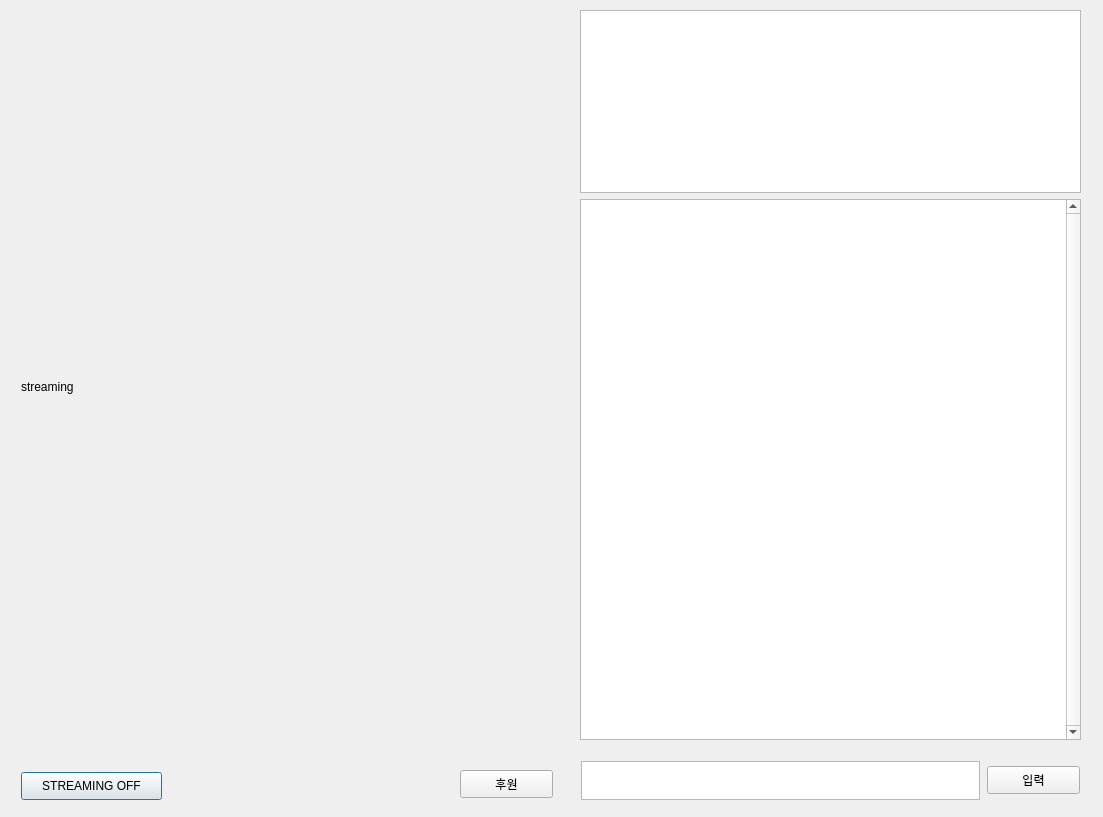
<?xml version="1.0" encoding="UTF-8"?>
<ui version="4.0">
 <class>Dialog</class>
 <widget class="QDialog" name="Dialog">
  <property name="geometry">
   <rect>
    <x>0</x>
    <y>0</y>
    <width>1103</width>
    <height>817</height>
   </rect>
  </property>
  <property name="windowTitle">
   <string>Dialog</string>
  </property>
  <property name="sizeGripEnabled">
   <bool>false</bool>
  </property>
  <widget class="QPushButton" name="on_air">
   <property name="enabled">
    <bool>true</bool>
   </property>
   <property name="geometry">
    <rect>
     <x>21</x>
     <y>772</y>
     <width>141</width>
     <height>28</height>
    </rect>
   </property>
   <property name="text">
    <string>STREAMING OFF</string>
   </property>
  </widget>
  <widget class="QLabel" name="stream_screen">
   <property name="geometry">
    <rect>
     <x>21</x>
     <y>21</y>
     <width>541</width>
     <height>731</height>
    </rect>
   </property>
   <property name="text">
    <string>streaming</string>
   </property>
  </widget>
  <widget class="QTextBrowser" name="chatbox">
   <property name="geometry">
    <rect>
     <x>580</x>
     <y>199</y>
     <width>501</width>
     <height>541</height>
    </rect>
   </property>
   <property name="verticalScrollBarPolicy">
    <enum>Qt::ScrollBarAlwaysOn</enum>
   </property>
  </widget>
  <widget class="QPushButton" name="donation_btn">
   <property name="geometry">
    <rect>
     <x>460</x>
     <y>770</y>
     <width>93</width>
     <height>28</height>
    </rect>
   </property>
   <property name="text">
    <string>후원</string>
   </property>
  </widget>
  <widget class="QTextBrowser" name="textBrowser">
   <property name="geometry">
    <rect>
     <x>581</x>
     <y>761</y>
     <width>399</width>
     <height>39</height>
    </rect>
   </property>
  </widget>
  <widget class="QPushButton" name="chat_btn">
   <property name="geometry">
    <rect>
     <x>987</x>
     <y>766</y>
     <width>93</width>
     <height>28</height>
    </rect>
   </property>
   <property name="text">
    <string>입력</string>
   </property>
  </widget>
  <widget class="QTextBrowser" name="donation_box">
   <property name="geometry">
    <rect>
     <x>580</x>
     <y>10</y>
     <width>501</width>
     <height>183</height>
    </rect>
   </property>
   <property name="font">
    <font>
     <family>G마켓 산스 TTF Bold</family>
     <weight>75</weight>
     <bold>true</bold>
    </font>
   </property>
  </widget>
 </widget>
 <resources/>
 <connections/>
</ui>
